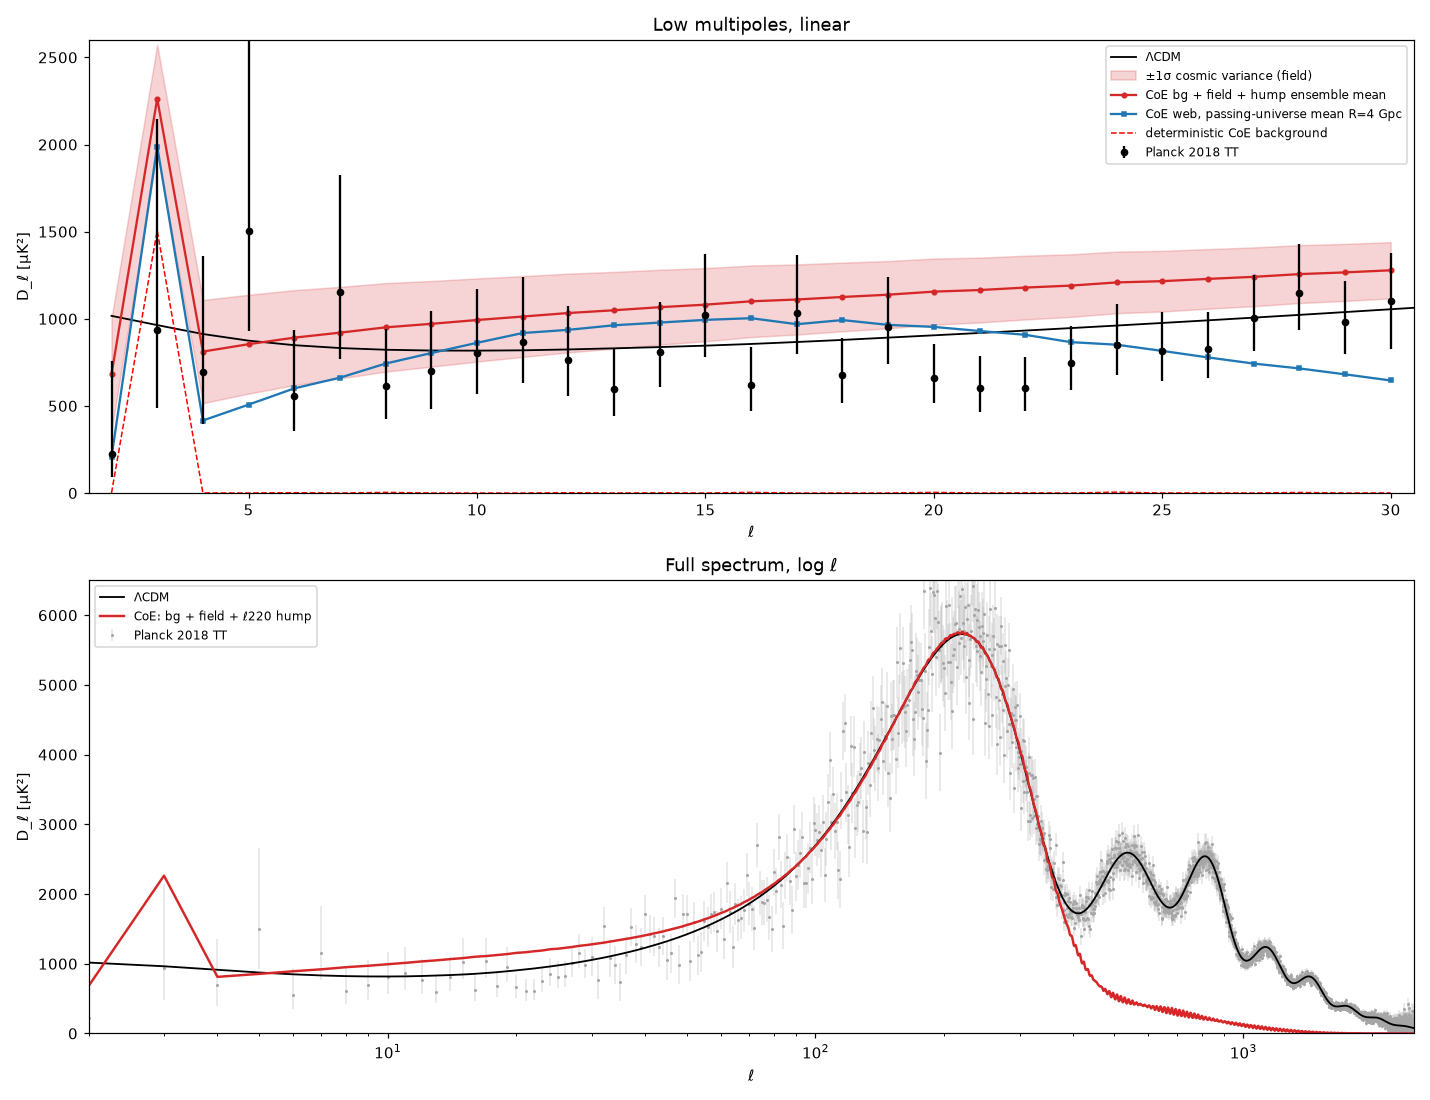

Reproduce this figure in Python.
import json,glob,numpy as np,matplotlib;matplotlib.use('Agg');import matplotlib.pyplot as plt
d=json.load(open('fit_l30_bg.json'));Df=np.load('Df_2500.npy');L=np.arange(2,2501)
bg=np.zeros(len(L));B=np.array(d['Dfix']);bg[:len(B)]=B
def h(l,a,c,s1,s2):return a*np.where(l<c,np.exp(-.5*((l-c)/s1)**2),np.exp(-.5*((l-c)/s2)**2))
tot=bg+Df+h(L,4973.3,219.6,83.9,92.4)
th=np.loadtxt(glob.glob('/workspace/planck/*minimum*')[0]);P=np.loadtxt('/workspace/planck/COM_PowerSpect_CMB-TT-full_R3.01.txt')
mc=np.load('../realweb/mc/mc_mean_passing.npz')['D4.0'].mean(0)
fig,ax=plt.subplots(2,1,figsize=(13,10))
a=ax[0];Pl=P[P[:,0]<=30];a.errorbar(Pl[:,0],Pl[:,1],yerr=[Pl[:,2],Pl[:,3]],fmt='ko',ms=4,label='Planck 2018 TT',zorder=5)
a.plot(th[:,0],th[:,1],'k-',lw=1.2,label='ΛCDM');s=L<=30;cv=np.sqrt(2/(2*L+1))*Df
a.fill_between(L[s],(tot-cv)[s],(tot+cv)[s],color='C3',alpha=.2,label='±1σ cosmic variance (field)')
a.plot(L[s],tot[s],'C3-o',ms=3,label='CoE bg + field + hump ensemble mean')
a.plot(np.arange(len(mc))[2:],mc[2:],'C0-s',ms=3,label='CoE web, passing-universe mean R=4 Gpc')
a.plot(L[s],bg[s],'r--',lw=1,label='deterministic CoE background')
a.set(xlim=(1.5,30.5),ylim=(0,2600),xlabel='ℓ',ylabel='D_ℓ [μK²]',title='Low multipoles, linear');a.legend(loc='upper right',fontsize=8)
a=ax[1];a.errorbar(P[:,0],P[:,1],yerr=[P[:,2],P[:,3]],fmt='.',color='0.65',ms=2,lw=.3,label='Planck 2018 TT',zorder=1)
a.plot(th[:,0],th[:,1],'k-',lw=1.2,label='ΛCDM');a.plot(L,tot,'C3-',lw=1.6,label='CoE: bg + field + ℓ220 hump')
a.set(xscale='log',xlim=(2,2500),ylim=(0,6500),xlabel='ℓ',ylabel='D_ℓ [μK²]',title='Full spectrum, log ℓ');a.legend(loc='upper left',fontsize=8)
fig.tight_layout();fig.savefig('combo4.png',dpi=110)
